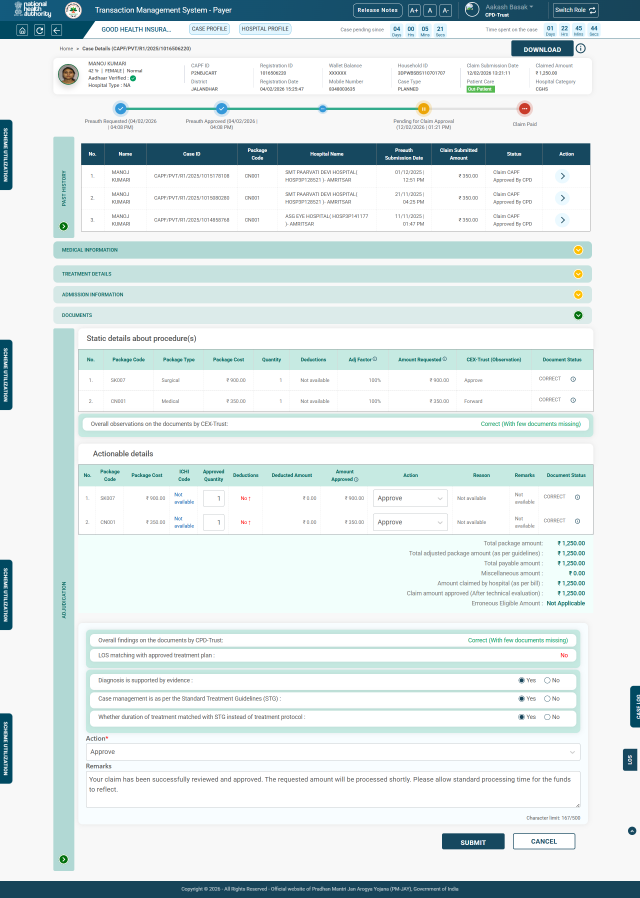
#> input picture input.png, 1920 x 2692 px (shown at 1/3 size)
$ python setup_template.py
#> lines starting #> are read from the running program, lines starting #| are printed output that depends on the picture
"""
NOTE: This script is no longer required for normal use.

extract.py now uses anchor-based OCR — it automatically locates fields by
searching for nearby text labels (e.g. "Claimed Amount", "Action", "Remarks")
rather than relying on fixed pixel coordinates.  You can simply run:

    python main.py

without running this setup script first.

This file is kept as a manual override tool.  If anchor detection ever fails
for a particular field on an unusual document layout, you can run this script
to regenerate template.json with hand-drawn bounding boxes, and then edit
extract.py to fall back to those coordinates for that specific field.
"""

import sys
import json
import os
import cv2

def setup_template(image_path="input.png"):
#> called with image_path = 'input.png'
    if not os.path.exists(image_path):
        print(f"Error: Could not find '{image_path}'. Please save your screenshot as '{image_path}' in this folder.")
        sys.exit(1)

    img = cv2.imread(image_path)
#> img is the input picture: shape (2692, 1920, 3); mean B, G, R 232.6, 231.9, 221.3
    if img is None:
        print(f"Error: Could not read '{image_path}'. It might not be a valid image format.")
        sys.exit(1)

    # --- Image scaling for display ---
    # Get original dimensions
    orig_h, orig_w = img.shape[:2]
#> orig_h = 2692; orig_w = 1920

    # Target maximum dimensions (fits on most 1080p screens)
    max_display_h = 800
    max_display_w = 1400

    # Calculate scale factor
    scale_w = max_display_w / orig_w if orig_w > max_display_w else 1.0
#> scale_w = 0.729
    scale_h = max_display_h / orig_h if orig_h > max_display_h else 1.0
#> scale_h = 0.297
    scale = min(scale_w, scale_h)
#> scale = 0.297

    # Resize image for display if necessary
    display_img = img
    if scale < 1.0:
        display_img = cv2.resize(img, (int(orig_w * scale), int(orig_h * scale)))
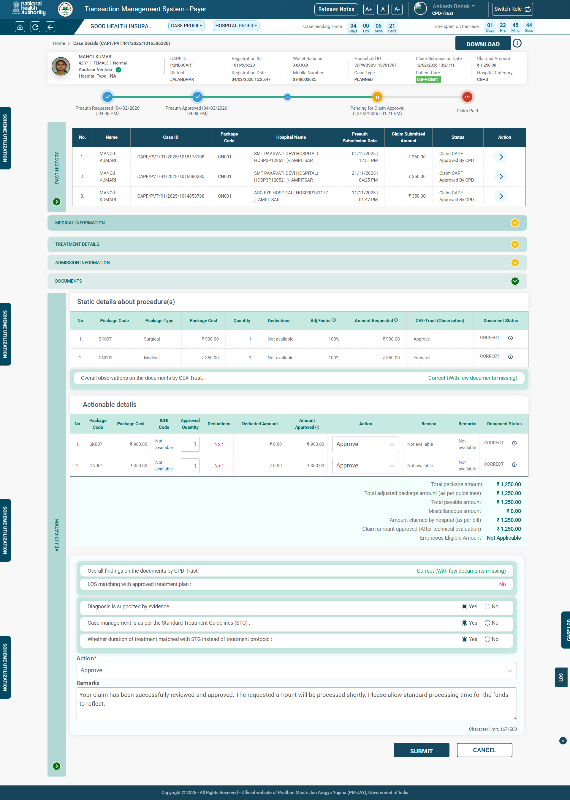
#> display_img: shape (800, 570, 3); mean B, G, R 232.6, 231.9, 221.3

    # Inverse scale to map coordinates back to original image
    inv_scale = 1.0 / scale
#> inv_scale = 3.37

    print("=== Bounding Box Setup ===")
    print("A window will open for each field.")
    print("1. Click and drag to draw a box around the exact text you want to extract.")
    print("2. Press SPACE or ENTER to confirm the selection.")
    print("   If you mess up, press 'c' to cancel and redraw.")
    print("==========================")

    fields = [
        "case_number",
        "claimed_amount",
        "approved_amount",
        "scheme",
        "action_taken",
        "remarks"
    ]
    template = {}

    for field in fields:
        print(f"\nPlease select the region for: '{field}'")

        # Select ROI on the (potentially resized) display image
        roi = cv2.selectROI(f"Select {field}", display_img, showCrosshair=True, fromCenter=False)
        cv2.destroyWindow(f"Select {field}")

        x_display, y_display, w_display, h_display = roi

        # Map back to original image coordinates
        x = int(x_display * inv_scale)
        y = int(y_display * inv_scale)
        w = int(w_display * inv_scale)
        h = int(h_display * inv_scale)

        template[field] = {
            "x1": x,
            "y1": y,
            "x2": x + w,
            "y2": y + h
        }
        print(f"Saved {field} -> x1: {x}, y1: {y}, x2: {x+w}, y2: {y+h}")
#> after the loop, template = 0 items

    with open("template.json", "w") as f:
        json.dump(template, f, indent=4)

    print("\n✔ template.json successfully updated! You can now run main.py")

if __name__ == "__main__":
#> (the run stopped early here; a loop or call above may not have finished)
